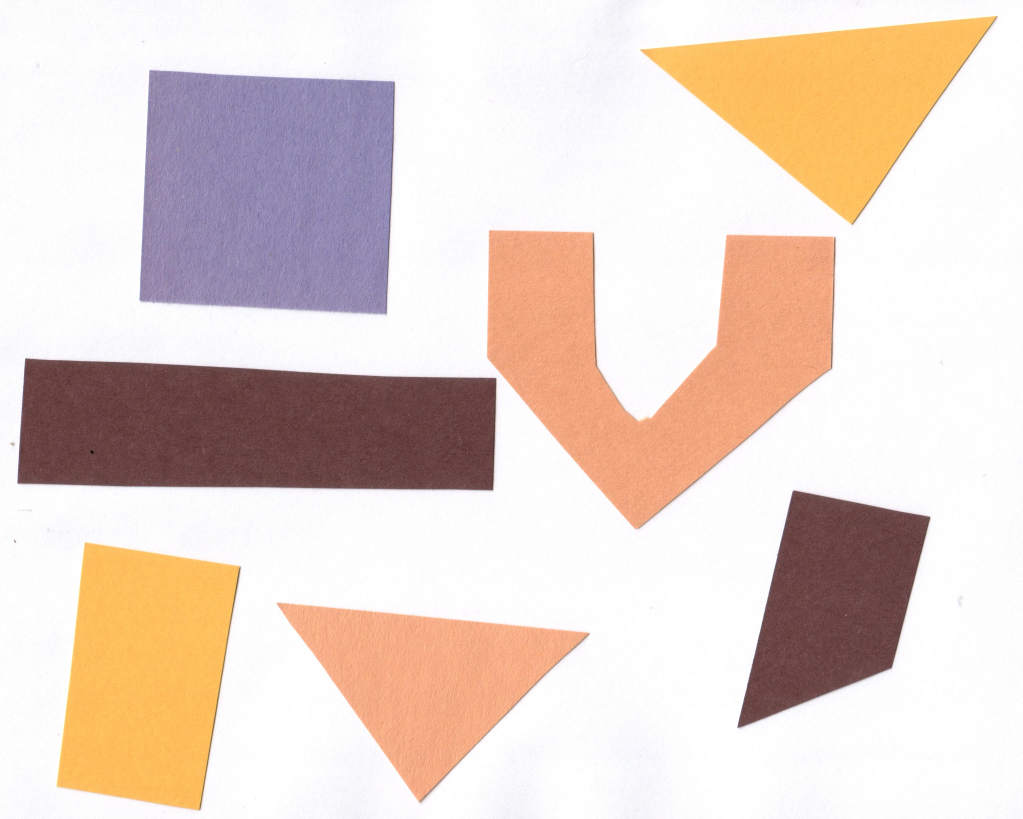
#> input picture OpenCV/Part1_ImageManipulations/data/thresholding/01.jpg, 3068 x 2457 px (shown at 1/3 size); its folder holds only this picture in this run
$ jupyter execute --allow-errors Thresholding.ipynb
#> lines starting #> are read from the running program, lines starting #| are printed output that depends on the picture; after the words box and inside, x2 and y2 are one past the last pixel; in counts of white or black regions, pixels touching at a corner belong together
# Image thresholding
Tasks
1) Extract objects with the following images using global, adaptive, otsu thresholding
2) For global thresholding show a histogram before and after thresholding
3) Simulate adaptive thresholding using the following steps:
    - Convolve the image with a suitable statistical operator, i.e. the mean or median.
    - Subtract the original from the convolved image.
    - Threshold the difference image with C.
    - Invert the thresholded image.

## Read data

[cell 1]
from matplotlib import pyplot as plt
import numpy as np
import cv2

[cell 2]
import glob
imdir = 'data\\thresholding\\'
ext = ['jpg', 'png']    # Add image formats here
files = []
[files.extend(glob.glob(imdir + '*.' + e)) for e in ext]
imgs = []

for file in files:
    img = cv2.imread(file)
#> img is the input picture: shape (2457, 3068, 3); mean B, G, R 203.8, 212.3, 229.7
    #img = cv2.cvtColor(img, cv2.COLOR_BGR2RGB)
    imgs.append(img)
print('Count of images:', len(imgs))
#| Count of images: 1

## Utilities

[cell 3]
def plot_images(imgs, names = None, cols = 3, with_hist = False):
#> called with cols = 3, with_hist = False
    n = len(imgs)
#> n = 1
    if names is None:
        names = ["Image " + str(x) for x in range(n)]
#> names = ['Image 0']
    rows = int(np.ceil(n / cols))
#> rows = 1
    k = 2 if with_hist else 1
    fig, axs = plt.subplots(k * rows, cols, figsize=(24, 4 * k * rows))
    for ax in axs.ravel(): # remove axis from all canvas
        ax.axis("off")
#> this loop made 3 passes
    for i, img in enumerate(imgs):
        if with_hist:
            ax = axs[k * (i // cols) + 1, i % cols]
            ax.hist(img.ravel())
        ax = axs[k * (i // cols), i % cols]
        #img = cv2.cvtColor(img, cv2.COLOR_BGR2RGB)
        ax.imshow(img)
        ax.set_title(names[i])
#> this loop made 1 pass

# Parameters selection utility
# [36 lines left out: functions init_trackbars, param_selection, not called in this run]

def show_result(img):
    cv2.imshow('image',img)
    cv2.waitKey(0)
    cv2.destroyAllWindows()

#> (a cell that did not finish here is left out)

## Thresholding

[cell 5]
def threshold(image, thresh = 0):
#> called with thresh = 204
    gray = cv2.cvtColor(image, cv2.COLOR_BGR2GRAY)
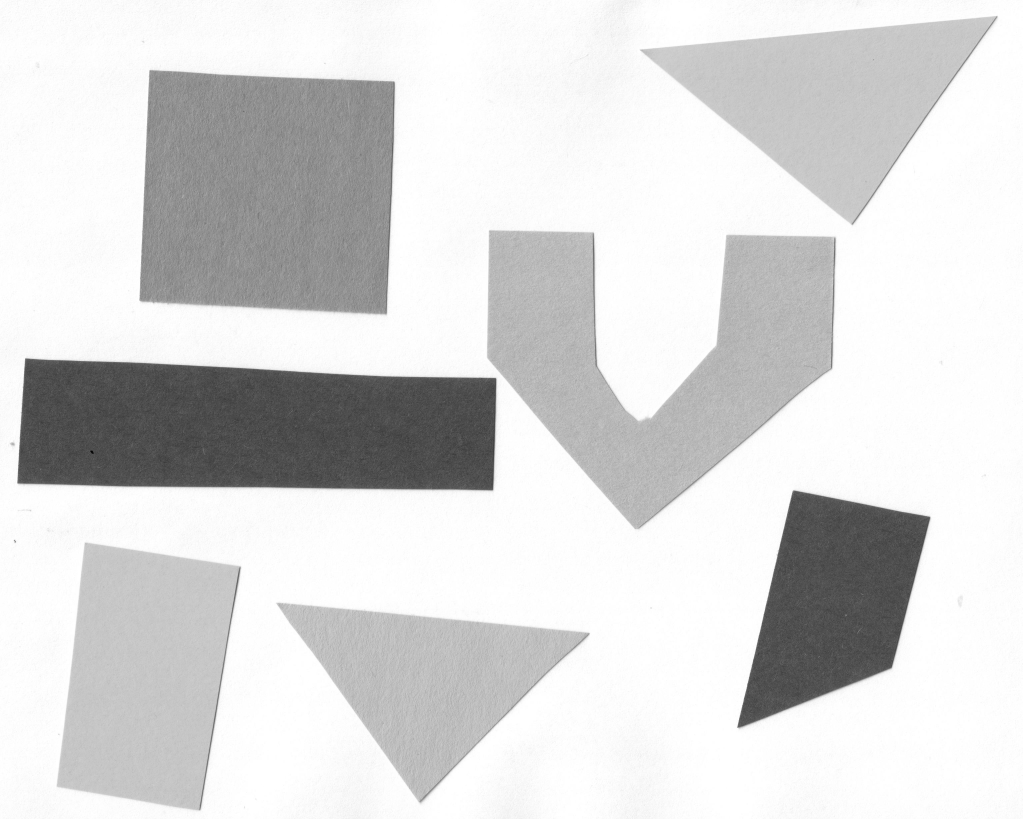
#> gray: shape (2457, 3068) (shown at 1/3 size); min 3, max 255, mean 216.5
    if thresh == 0:
        thresh, img = cv2.threshold(gray,thresh,255,cv2.THRESH_BINARY + cv2.THRESH_OTSU)
    else:
        _, img = cv2.threshold(gray,thresh,255,cv2.THRESH_BINARY)
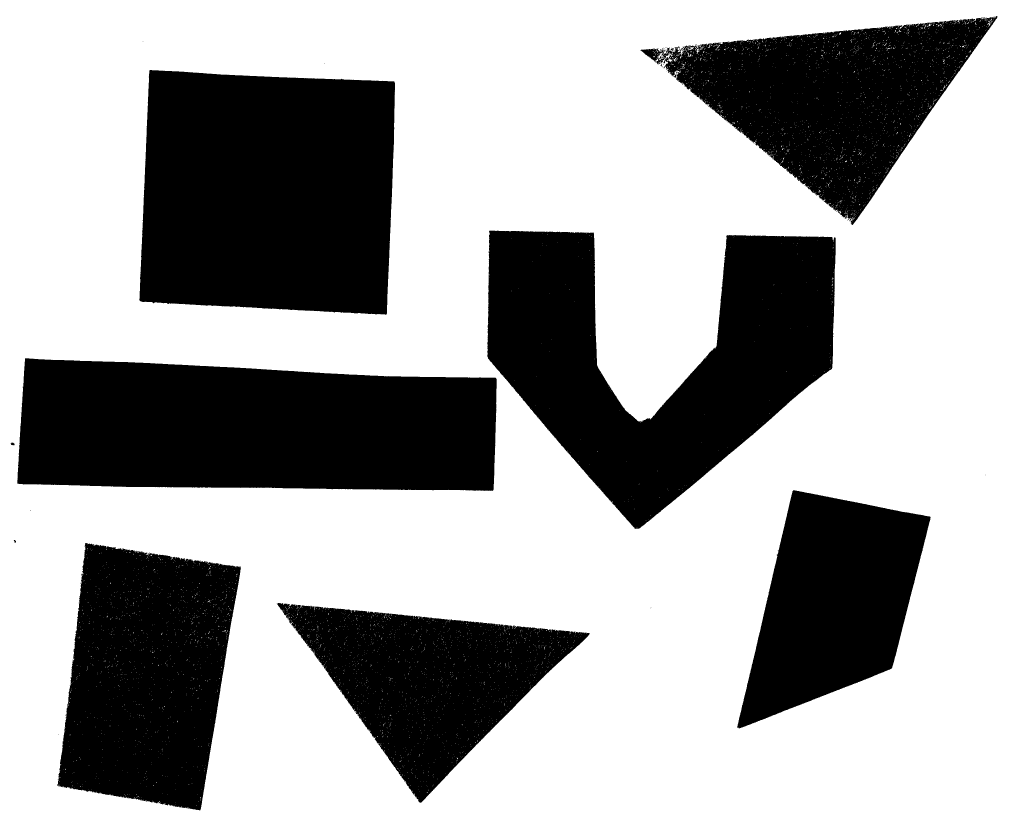
#> img: shape (2457, 3068) (shown at 1/3 size); 64.8% white; 65 black regions (54 under 20 px), largest, box (x1, y1, x2, y2) and area: (418, 210, 1185, 945) 516656, (52, 1075, 1490, 1473) 507835, (1462, 692, 2507, 1587) 487473

    fig, axs = plt.subplots(2, 3, figsize=(24, 8))
    ax = axs[0, 0]
    ax.imshow(image)
    ax.set_title("Original")
    ax = axs[0, 1]
    ax.imshow(gray, cmap = 'gray')
    ax.set_title("Grayscaled")
    ax = axs[0, 2]
    ax.imshow(img, cmap = 'gray')
    ax.set_title("Threshold " + str(thresh))
    axs[1, 0].axis("off")
    ax = axs[1, 1]
    ax.hist(gray.ravel())
    ax.axvline(x=thresh, color = 'red')
    ax = axs[1, 2]
    ax.hist(img.ravel())
    ax.axvline(x=thresh, color = 'red')

[cell 6]
num = 0
img = imgs[num].copy()
threshold(img, 204)
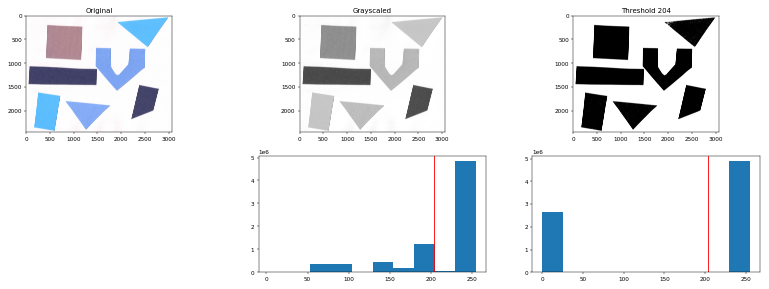
#> figure drawn by matplotlib, 5 panels; B, G, R data is drawn as R, G, B; panel 4: tallest bar 4838641 high, from x = 229.8 to 255; panel 5: tallest bar 4884302 high, from x = 229.5 to 255

$ run again, on OpenCV/Part1_ImageManipulations/data/thresholding/03.jpg
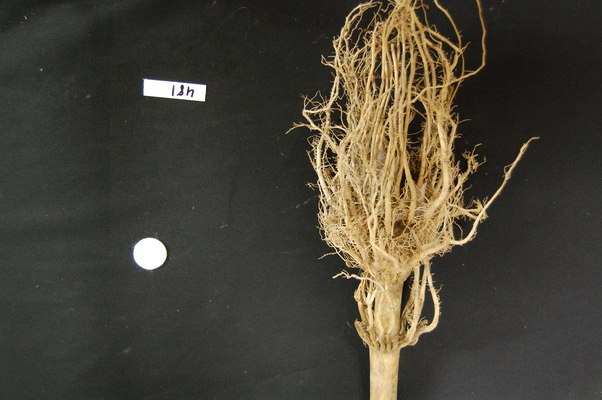
#> input picture OpenCV/Part1_ImageManipulations/data/thresholding/03.jpg, 602 x 400 px
#> img is the input picture: shape (400, 602, 3); mean B, G, R 54.5, 66.4, 70.5
#| Count of images: 1
#> n = 1
#> the loop in plot_images, `for ax in axs.ravel():` made 3 passes
#> the loop in plot_images, `for i, img in enumerate(imgs):` made 1 pass
#> in threshold, `gray = cv2.cvtColor(image, cv2.COLOR_BGR2GRAY)`:
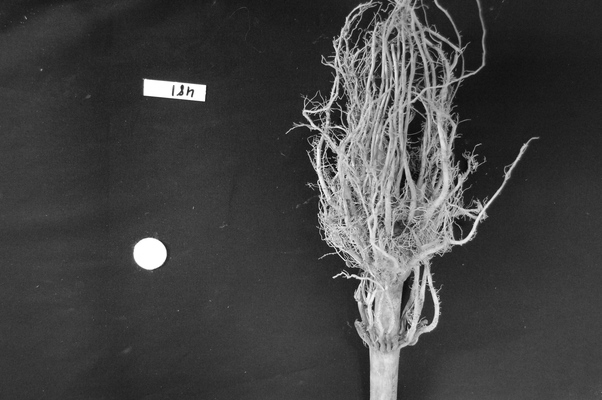
#> gray: shape (400, 602); min 1, max 255, mean 66.3
#> in threshold, `_, img = cv2.threshold(gray,thresh,255,cv2.THRESH_BINARY)`:
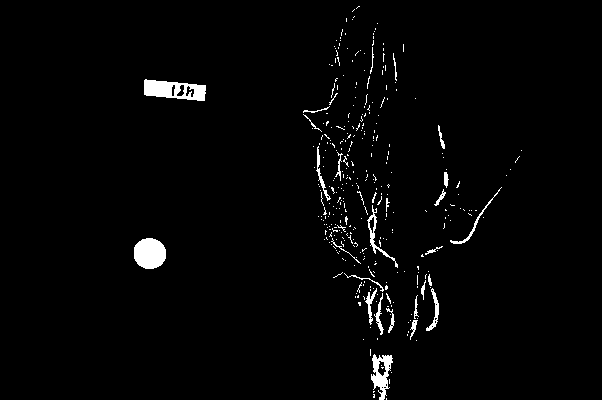
#> img: shape (400, 602); 2.1% white; 339 white regions (310 under 20 px), largest, box (x1, y1, x2, y2) and area: (144, 79, 206, 101) 873, (134, 238, 166, 269) 801, (371, 354, 393, 400) 512
